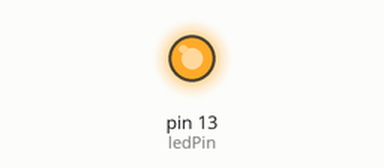
Bench run of a sketch on a simulated Arduino Uno, built with avr-gcc and run on an emulated ATmega328P. Shown: output pins drawn as LEDs (lit = HIGH).

Above: at 0.1 s.
At 19.1 s:
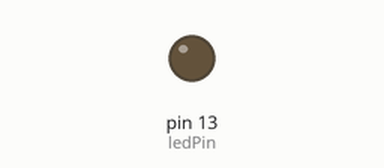
Timing chart, 0 to 20.6 s (numbered marks = the images above):
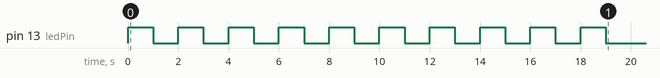

The sketch:

blink_function.ino
```cpp
// blink_function
const int ledPin = 13;

void setup() {
  pinMode(ledPin, OUTPUT);
  blink();
}

void loop() {
}

void blink() {
  for (int i = 1; i <= 10; i++) {
    digitalWrite(ledPin, HIGH);
    delay(1000);
    digitalWrite(ledPin, LOW);
    delay(1000);
  }
}
```
